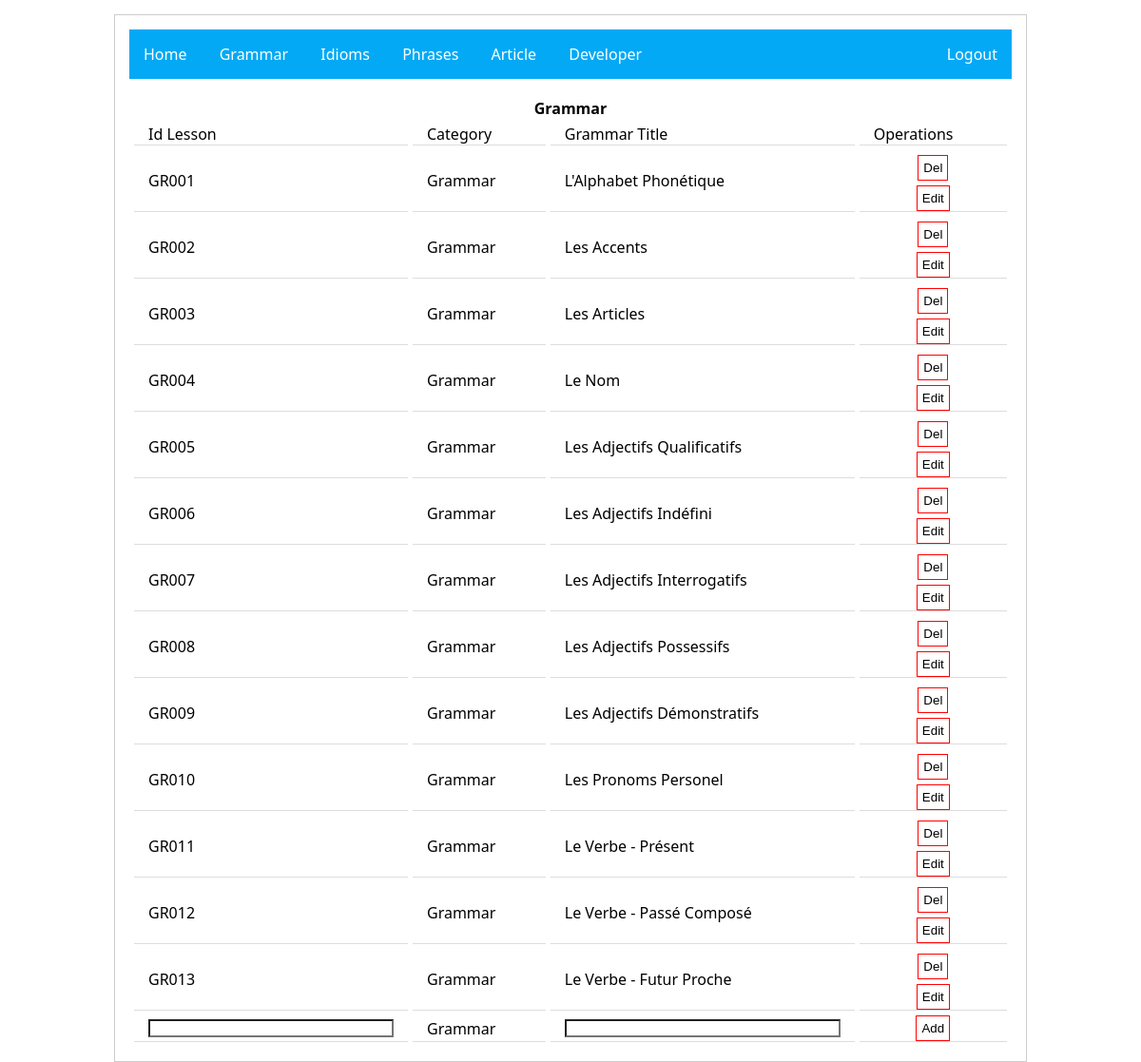
The app's page /admin/edit/grammar.php (signed in) with its own data.
### tables this page shows
CREATE TABLE IF NOT EXISTS `fr_lesson_cat` (
  `id_Lesson` varchar(50) NOT NULL,
  `lesson_title` varchar(100) NOT NULL,
  `id_cat` varchar(50) NOT NULL,
  PRIMARY KEY (`id_Lesson`),
  KEY `id_cat` (`id_cat`)
);

CREATE TABLE IF NOT EXISTS `fr_category` (
  `id_cat` varchar(50) NOT NULL,
  `cat_name` varchar(50) NOT NULL,
  `cat_desc` varchar(400) NOT NULL,
  `pic` varchar(200) NOT NULL,
  PRIMARY KEY (`id_cat`)
);

### admin/edit/grammar.php (the view, shortened to what this page needs)
<?php
if(isset($_SESSION["user_name"])) {
?>
<html>
<head>
<?php include ('../header.php'); ?>
</head>
<body id="admin" class="admin">
<div id="contentCont">
 <div id="content">
 <?php include ('../menu12345.php'); ?>
    <table align="center" cellpadding="7" cellspacing="5">
    <tr>
    	<th colspan="5">Grammar</th>
    </tr>
	    <td>Id Lesson</td>
	    <td>Category</td>
	    <td>Grammar Title</td>
	    <td>Operations</td>
 <?php
 $query = mysql_query("SELECT * FROM fr_lesson_cat INNER JOIN fr_category ON fr_lesson_cat.id_cat = fr_category.id_cat where fr_category.id_cat='CAT001'");
 $query2 = mysql_query("SELECT * FROM fr_lesson_cat INNER JOIN fr_category ON fr_lesson_cat.id_cat = fr_category.id_cat where fr_category.id_cat='CAT001'");
 $row2 = mysql_fetch_assoc($query2);
 while($row=mysql_fetch_assoc($query))
 {
  ?>
        <tr>
	        <td><?php echo $row['id_Lesson']; ?></td>
	        <td><?php echo $row['cat_name']; ?></td>
	        <td><?php echo $row['lesson_title']; ?></td>
	  		<td align="center">
	  			<form name="ManageGram" method="POST" action="sqls.php">
	  				<button name="DelGram" onclick="return confirm('Are you sure you want to delete <?php echo $row['lesson_title']; ?> ?')">Del</button>
	  			</form><button onclick="location.href='grammarPost.php?idLesson=<?php echo $row['id_Lesson']; ?>'">Edit</button>
	  		</td>
        </tr>
        <?php
 }
 ?>
 			<form name="AddNewGram" method="POST" action="sqls.php">
 		<tr>
	    	<td><input type="text" name="idLesson"></input></td>
	        <td><input type="hidden" name="idCat" value="<?php echo $row2['id_cat']; ?>"></input><?php echo $row2['cat_name']; ?></td>
	        <td><input type="text" name="Lesson_title"></input></td>
	  		<td align="center"><button name="AddNewGram">Add</button></td>
	    </tr>
	  		</form>
    </table>
    </div>
</div>
</body>
</html>
<?php
}
else {
	header("Location: ../index.php");
	die();
}
?>

### css/style.css (style rules this page uses)
* { -webkit-tap-highlight-color: rgba(0, 0, 0, 0); }
body { font-family: 'Noto Sans', sans-serif; left: 0; overflow: hidden; }
html, body { height: 100%; }
#admin form { display: inherit; }
#admin button { padding: 5px; background: none; border: 1px solid #f00; }
#admin { overflow: visible; }
#admin table { width: 100%; }
#admin table td { padding: 0px 15px; }
#admin table td input { width: 100%; }
#admin #contentCont { padding: 15px; border: 1px solid #ccc; margin: 15px auto; width: 80%; }
* { margin: 0; padding: 0; box-sizing: border-box; -webkit-appearance: none; transition: .3s all; -moz-user-select: none; -khtml-user-select: none; -webkit-user-select: none; user-select: none; }
#content td { border-bottom: 1px solid #ddd; }

### records on screen
fr_lesson_cat: id_Lesson "GR001", id_cat.cat_name "Grammar", lesson_title "L'Alphabet Phonétique"
fr_lesson_cat: id_Lesson "GR002", id_cat.cat_name "Grammar", lesson_title "Les Accents"
fr_lesson_cat: id_Lesson "GR003", id_cat.cat_name "Grammar", lesson_title "Les Articles"
fr_lesson_cat: id_Lesson "GR004", id_cat.cat_name "Grammar", lesson_title "Le Nom"
fr_lesson_cat: id_Lesson "GR005", id_cat.cat_name "Grammar", lesson_title "Les Adjectifs Qualificatifs"
fr_lesson_cat: id_Lesson "GR006", id_cat.cat_name "Grammar", lesson_title "Les Adjectifs Indéfini"
fr_lesson_cat: id_Lesson "GR007", id_cat.cat_name "Grammar", lesson_title "Les Adjectifs Interrogatifs"
fr_lesson_cat: id_Lesson "GR008", id_cat.cat_name "Grammar", lesson_title "Les Adjectifs Possessifs"
fr_lesson_cat: id_Lesson "GR009", id_cat.cat_name "Grammar", lesson_title "Les Adjectifs Démonstratifs"
fr_lesson_cat: id_Lesson "GR010", id_cat.cat_name "Grammar", lesson_title "Les Pronoms Personel"
fr_lesson_cat: id_Lesson "GR011", id_cat.cat_name "Grammar", lesson_title "Le Verbe - Présent"
fr_lesson_cat: id_Lesson "GR012", id_cat.cat_name "Grammar", lesson_title "Le Verbe - Passé Composé"
fr_lesson_cat: id_Lesson "GR013", id_cat.cat_name "Grammar", lesson_title "Le Verbe - Futur Proche"
fr_category: cat_name "Grammar"
